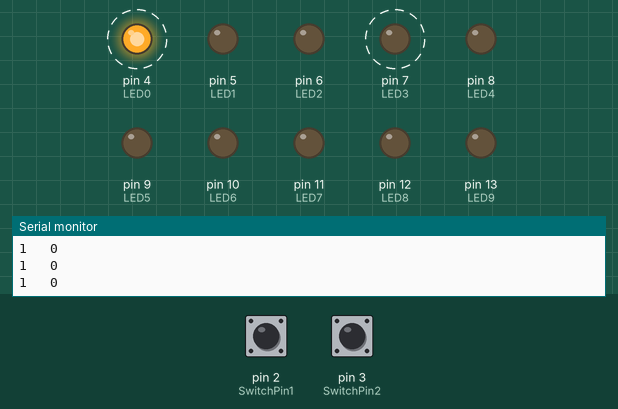
A sketch run on a simulated Arduino Uno, built with avr-gcc and run on an emulated ATmega328P. Parts: output pins drawn as LEDs (lit = HIGH), the last lines printed to the serial monitor. Dashed ring = blinking. The inputs (shaded band) are chosen by the test bench; at power-on: pin 2 (SwitchPin1) HIGH, pin 3 (SwitchPin2) LOW.

Above: at 1.25 s.
1.3 s: pin 2 (SwitchPin1) pulled LOW for 0.25 s
At 1.75 s:
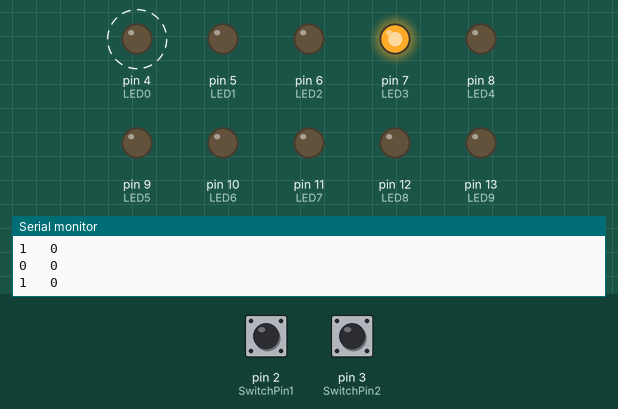
4.3 s: pin 3 (SwitchPin2) pulled HIGH for 0.25 s
At 4.45 s:
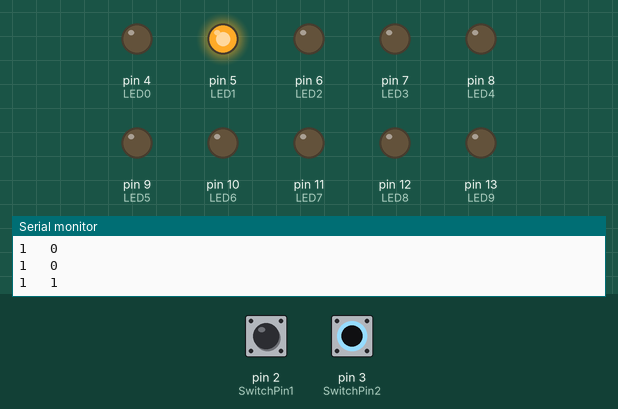
7.3 s: pin 2 (SwitchPin1) pulled LOW for 1 s
At 8.45 s:
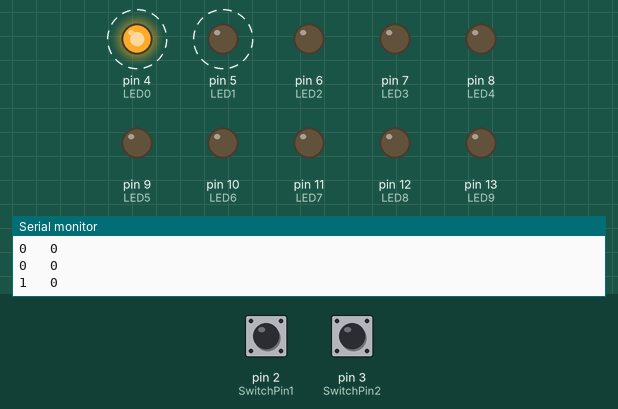
10.3 s: pin 2 (SwitchPin1) pulled LOW for 3.2 s
At 13.86 s:
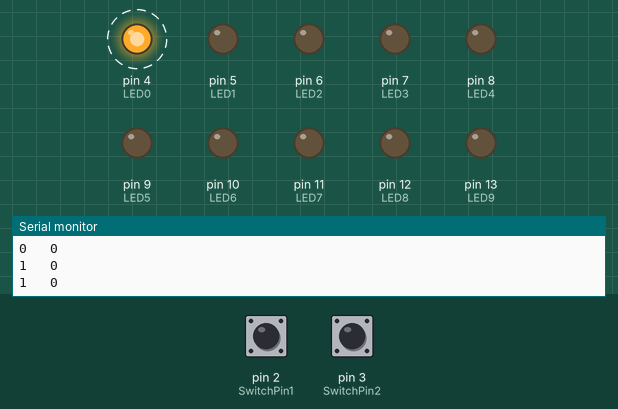
15.0 s: pin 3 (SwitchPin2) pulled HIGH for 3.2 s
At 15.16 s:
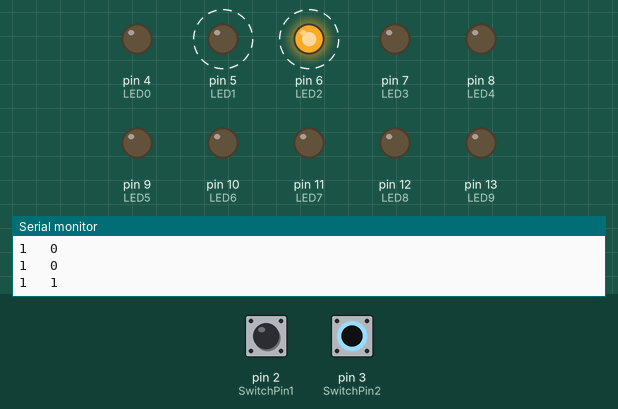
Timing chart, 0 to 20.7 s (numbered marks = the images above; inputs shaded):
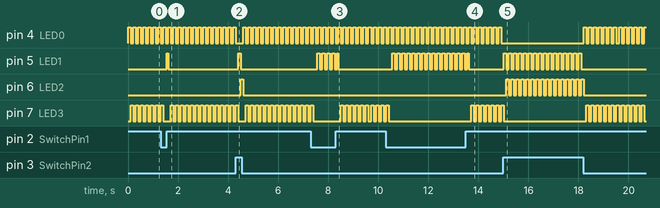

The sketch:

10_LED_Example.ino
```cpp
/*  2Switches4Patterns.pde
    Read two momentary switches and branch program to four outputs (patterns)
    depending on switch states.
    Also demonstrates blinking LEDs.

  Hardware setup
  2 Momentary switches with pulldowns - connected to Educato (Arduino) pins 2 & 3
  10 LEDs with the long lead pointing toward the Educato board
  from pins 4,5,6,7,8,9,10,11,12,13 connected to anode (long lead of LEDs with cathode (short lead)
  connected to a 470 ohm or 1k series resistor to ground.
*/

// this is a comment - the computer ignores it
// it doesn't effect the program in any way
// but it makes it easier for humans to read
/*  This line is also "commented out"  */

const int SwitchPin1 = 2;   // define the pin numbers for the switches
const int SwitchPin2 = 3;   // define the pin numbers for the switches

const int LED0 = 4;         // define the pin numbers for the LEDs
const int LED1 = 5;
const int LED2 = 6;
const int LED3 = 7;
const int LED4 = 8;
const int LED5 = 9;
const int LED6 = 10;
const int LED7 = 11;
const int LED8 = 12;
const int LED9 = 13;

int sw1state = 0;               // variable for reading the pin status
int sw2state = 0;               // variable for reading the pin status
int state;
int lastState;

void setup() {
  Serial.begin(9600);           // initialize serial transmission for debugging
  // you will note that the pins are contiguous, I used all of the PWM pins so
  // that all of the LEDs may be dimmed if you wish.

  pinMode(LED0, OUTPUT);           // declare pin 5 as output for lighting LEDs
  pinMode(LED1, OUTPUT);           // declare pin 6 as output for lighting LEDs
  pinMode(LED2, OUTPUT);           // declare pin 7 as output for lighting LEDs
  pinMode(LED3, OUTPUT);           // declare pin 8 as output for lighting LEDs
  pinMode(LED4, OUTPUT);           // declare pin 9 as output for lighting LEDs
  pinMode(LED5, OUTPUT);          // declare pin 10 as output for lighting LEDs
  pinMode(LED6, OUTPUT);          // declare pin 11 as output for lighting LEDs
  pinMode(LED7, OUTPUT);          // declare pin 12 as output for lighting  LEDs
  pinMode(LED8, OUTPUT);          // declare pin 12 as output for lighting  LEDs
  pinMode(LED9, OUTPUT);          // declare pin 12 as output for lighting  LEDs


  pinMode(SwitchPin1, INPUT);   // declare SwitchPin1 as input - not really necessary, pins default to inputs
  pinMode(SwitchPin2, INPUT);   // not really necessary, pins default to inputs
}

void loop() {
  sw1state = digitalRead(SwitchPin1);    // read switch 1
  sw2state = digitalRead(SwitchPin2);    // read switch 2

  checkToSeeIfSwitchesHaveChanged();     // try and comment this out to
                                         // and see what changes in your program

  Serial.print(sw1state);       // print switch states for debugging
  Serial.print("   ");          // add some space for legibility
  Serial.println(sw2state);     // note "println" instead of "print"
  // adds  carriage return for new line in the serial monitor


  if ((sw1state == LOW) && (sw2state == LOW)) {  // neither switch pressed - default state
    digitalWrite(LED0, HIGH);       // turn LED0 on
    delay(50);                          // delay to make a visible blink
    digitalWrite(LED1, LOW);        // turn LED1 off
    delay(50);                          // delay to make a visible blink
    digitalWrite(LED0, LOW);        // turn LED0 off
    delay(50);                          // delay to make a visible blink
    digitalWrite(LED1, HIGH);       // turn LED1 on
    delay(50);                      // delay to make a visible blink

  }

  else if ((sw1state == LOW) && (sw2state == HIGH)) {   // the second switch pressed
    digitalWrite(LED2, HIGH);       // turn LED2 on
    digitalWrite(LED3, LOW);        // turn LED3 off
    delay(100);                     // delay to make a visible blink
    digitalWrite(LED2, LOW);        // turn LED2 off
    digitalWrite(LED3, HIGH);       // turn LED3 on
    delay(100);                     // delay to make a visible blink
  }

  else if ((sw1state == HIGH) && (sw2state == LOW)) {   // the first switch pressed
    digitalWrite(LED0, HIGH);
    digitalWrite(LED3, LOW);
    delay(100);
    digitalWrite(LED0, LOW);
    digitalWrite(LED3, HIGH);
    delay(100);
  }

  else if ((sw2state == HIGH) && (sw2state == HIGH)) {  // both switches pressed
    digitalWrite(LED1, HIGH);
    digitalWrite(LED2, LOW);
    delay(100);
    digitalWrite(LED1, LOW);
    digitalWrite(LED2, HIGH);
    delay(100);
  }
}

void allLEDsOff() {
  digitalWrite(LED0, LOW);
  digitalWrite(LED1, LOW);
  digitalWrite(LED2, LOW);
  digitalWrite(LED3, LOW);
  digitalWrite(LED4, LOW);
  digitalWrite(LED5, LOW);
  digitalWrite(LED6, LOW);
  digitalWrite(LED7, LOW);
  digitalWrite(LED8, LOW);
  digitalWrite(LED9, LOW);
}

void checkToSeeIfSwitchesHaveChanged() {
  // this function just turns off all LEDs when the switches change,
  // otherwise some LEDs might be left ON from other patterns
  // don't worry if you don't understand this now.
  lastState = state;                  // update lastState variable to compare
                                      // with new state
  state = sw2state + (2 * sw1state);  // encode the new switch states
  if (lastState != state) {           // if true the switches have changed
    allLEDsOff();                     // then turn off all the LEDs
  }
}
```

Measured:
- after the input at 1.3 s, pin 5 (LED1): LOW → HIGH after 0.25 s, → LOW 0.05 s later
- after the input at 4.3 s, pin 5 (LED1): LOW → HIGH after 0.11 s, → LOW 0.10 s later; pin 6 (LED2): LOW → HIGH after 0.21 s, → LOW 0.10 s later
- after the input at 7.3 s, pin 5 (LED1): alternates HIGH for 0.10 s and LOW for 0.10 s, 10 changes in all, then stays LOW, starting after 0.26 s
- after the input at 10.3 s, pin 5 (LED1): alternates HIGH for 0.10 s and LOW for 0.10 s, 32 changes in all, then stays LOW, starting after 0.26 s
- after the input at 15.0 s, pin 5 (LED1): alternates HIGH for 0.10 s and LOW for 0.10 s, 32 changes in all, then stays LOW, starting at once; pin 6 (LED2): alternates HIGH for 0.10 s and LOW for 0.10 s, 32 changes in all, then stays LOW, starting after 0.12 s
- by itself, pin 7 (LED3): repeats every 0.20 s: HIGH 0.10 s, LOW 0.10 s
